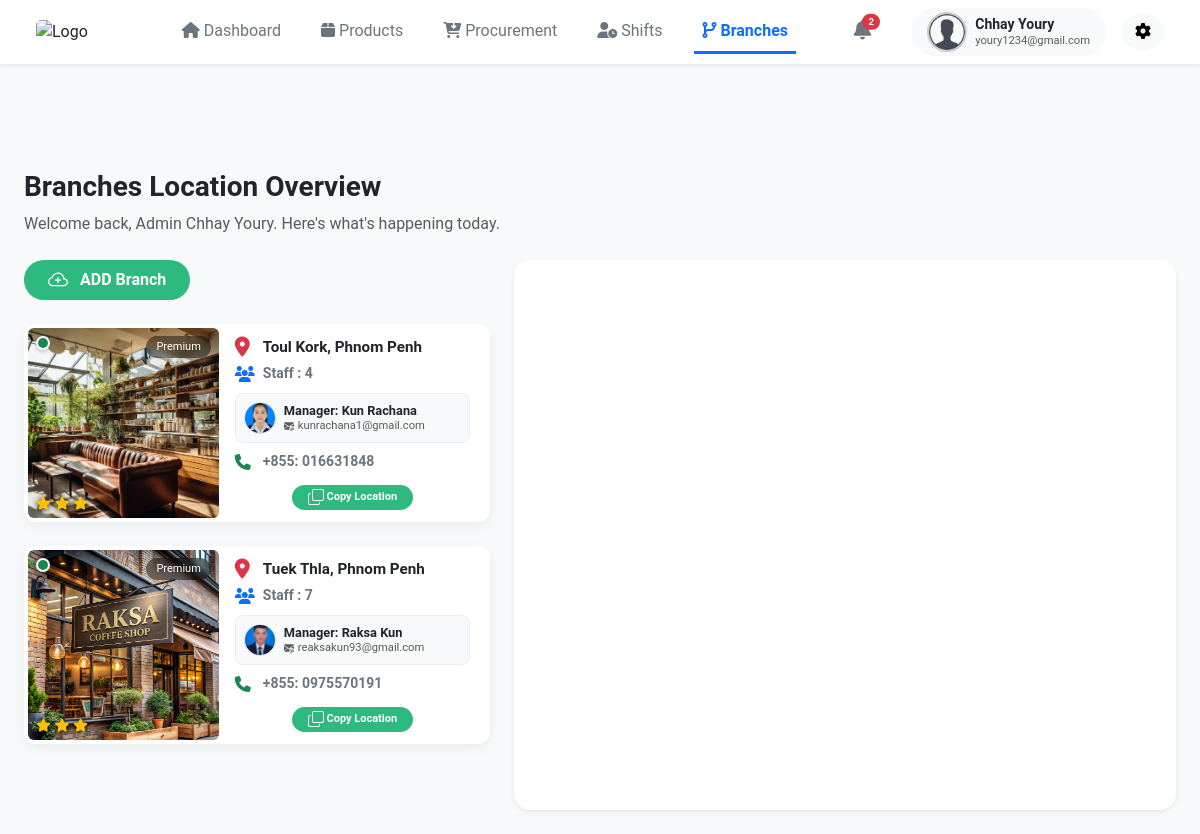
Screenshot of /branches.php (signed in) with the database file from the repository.
### tables this page shows
CREATE TABLE `users` (
  `user_id` int(11) NOT NULL,
  `username` varchar(50) NOT NULL,
  `email` varchar(255) NOT NULL,
  `image_staff` varchar(255) DEFAULT 'default_profile.png',
  `password_hash` varchar(255) NOT NULL,
  `role` varchar(30) NOT NULL,
  `is_active` tinyint(1) DEFAULT 1,
  `staff_id` int(11) DEFAULT NULL,
  `branch_id` int(11) DEFAULT NULL,
  `verification_code` varchar(6) DEFAULT NULL,
  `code_expires_at` datetime DEFAULT NULL
);

CREATE TABLE `branches` (
  `branch_id` int(11) NOT NULL,
  `branch_name` varchar(100) NOT NULL,
  `location` text DEFAULT NULL,
  `phone` varchar(20) NOT NULL,
  `manager_id` int(11) DEFAULT NULL,
  `img_shop` varchar(255) DEFAULT 'default_shop.png',
  `is_open` tinyint(4) DEFAULT 1
);

### branches.php (the view, shortened to what this page needs)
<?php
include 'config.php' ;
$current_user_id = $_SESSION['user_id'];
$count_query = mysqli_query($conn, "SELECT COUNT(id) AS total_unread FROM notifications WHERE status = 'unread'");
$count_result = mysqli_fetch_assoc($count_query);
$unread_count = $count_result['total_unread'] ?? 0;
$sql_branches = "
    SELECT
        b.*,
        u.username AS manager_name,
        u.email AS manager_email,
        u.image_staff AS manager_profile,
        (SELECT COUNT(*) FROM users WHERE branch_id = b.branch_id AND is_active = 1) AS staff_total
    FROM branches b
    LEFT JOIN users u ON b.manager_id = u.user_id
    ORDER BY b.branch_id DESC
";
$branches_query = mysqli_query($conn, $sql_branches);
$default_map = "https://www.google.com/maps/embed?pb=!1m18!1m12!1m3!1d3908.7706798031355!2d104.8872439!3d11.5675841!2m3!1f0!2f0!3f0!3m2!1i1024!2i768!4f13m3!1m2!1s0x3109519fe4616285%3A0x231ff616db6ee777!2sNational%20Technical%20Training%20Institute!5e0!3m2!1sen!2skh!4v1700000000000";
$branches_list = [];
while($row = mysqli_fetch_assoc($branches_query)) {
    $branches_list[] = $row;
}
if (!empty($branches_list)) {
    $default_map = !empty($branches_list[0]['location']) ? $branches_list[0]['location'] : $default_map;
}
?>
<!DOCTYPE html>
<html lang="en">
<head>
    <link href="https://cdn.jsdelivr.net/npm/bootstrap@5.3.0/dist/css/bootstrap.min.css" rel="stylesheet">
    <link rel="stylesheet" href="https://cdnjs.cloudflare.com/ajax/libs/font-awesome/6.4.0/css/all.min.css">
    <link rel="stylesheet" href="css&js/admin_dashboard.css">
</head>
<body class="bg-light">
    <nav class="navbar navbar-expand-lg bg-white shadow-sm mb-4 px-4 py-2 fixed-top">
        <div class="container-fluid">
            <div class="card" style="width: 5rem; border:none;">
                <img src="logo.png" class="card-img" alt="Logo">
            </div>
            <div class="collapse navbar-collapse justify-content-center">
                <ul class="navbar-nav gap-4">
                    <li class="nav-item"><a class="nav-link text-secondary" href="admin_dashboard.php"><i class="fa-solid fa-house"></i> Dashboard</a></li>
                    <li class="nav-item"><a class="nav-link text-secondary" href="products.php"><i class="fa-solid fa-box"></i> Products</a></li>
                    <li class="nav-item"><a class="nav-link text-secondary" href="procurement.php"><i class="fa-solid fa-cart-arrow-down"></i> Procurement</a></li>
                    <li class="nav-item"><a class="nav-link text-secondary" href="shifts.php"><i class="fa-solid fa-user-clock"></i> Shifts</a></li>
                    <li class="nav-item border-bottom border-primary border-3">
                        <a class="nav-link text-primary fw-bold" href="branches.php"><i class="fa-solid fa-code-branch"></i> Branches</a>
                    </li>
                </ul>
            </div>
            <div class="d-flex align-items-center gap-3">
                <div class="dropdown me-4">
                    <a href="#" class="text-dark text-decoration-none position-relative" id="notificationDropdown" data-bs-toggle="dropdown" aria-expanded="false">
                        <i class="fa-solid fa-bell fs-5 text-secondary"></i>
                        <?php if($unread_count > 0): ?>
                            <span class="position-absolute top-0 start-100 translate-middle badge rounded-pill bg-danger" style="font-size: 0.6rem;">
                                <?php echo $unread_count; ?>
                            </span>
                        <?php endif; ?>
                    </a>
                </div>
                <?php
                    $query_profile = mysqli_query($conn, "SELECT username, email, image_staff FROM users WHERE user_id = '$current_user_id'");
                    $admin_info = mysqli_fetch_assoc($query_profile);
                ?>
                <div class="d-flex align-items-center bg-light rounded-pill px-3 py-1">
                    <img src="uploads/<?php echo $admin_info['image_staff']; ?>" alt="Profile" class="rounded-circle me-2" width="40" height="40" style="object-fit: cover; border: 2px solid #ccc;">
                    <div style="line-height: 1;">
                        <small class="d-block fw-bold"><?php echo $admin_info['username']; ?></small>
                        <small class="text-muted" style="font-size: 0.7rem;"><?php echo $admin_info['email']; ?></small>
                    </div>
                </div>
                <div class="dropdown">
                    <button class="btn btn-light rounded-circle" type="button" data-bs-toggle="dropdown" aria-expanded="false">
                        <i class="fa-solid fa-gear"></i>
                    </button>
                </div>
            </div>
        </div>
    </nav>
    <div class="container-fluid px-4" style="margin-top: 100px;">
        <div class="mb-4">
            <h3 class="fw-bold">Branches Location Overview</h3>
            <p class="text-muted">Welcome back, Admin <?php echo $admin_info['username']; ?>. Here's what's happening today.</p>
        </div>
        <div class="row">
            <div class="col-xl-5 col-lg-6 mb-4">
                <a href="add_branch.php" class="btn btn-success px-4 py-2 rounded-pill fw-bold d-inline-flex align-items-center gap-2" style="background-color: #2EBA7F; border: none;">
                    ADD Branch
                </a>
                <?php if(!empty($branches_list)): ?>
                    <?php foreach($branches_list as $branch): ?>
                        <?php
                            $status_color = ($branch['is_open'] == 1) ? 'bg-success' : 'bg-secondary';
                            $manager_img = !empty($branch['manager_profile']) ? $branch['manager_profile'] : 'default_profile.png';
                        ?>
                        <div class="card mb-3 mt-4 branch-clickable-card"
                             data-map-url="<?php echo htmlspecialchars($branch['location']); ?>"
                             style="width: 100%; max-width: 530px; border-radius: 12px; border: none; box-shadow: 0 4px 12px rgba(0,0,0,0.06); overflow: hidden;">
                            <div class="row g-0 px-1 py-1">
                                <div class="col-md-5 position-relative d-flex align-items-center justify-content-center">
                                    <span class="position-absolute top-0 start-0 m-2 <?= $status_color; ?> rounded-circle"
                                          style="width: 14px; height: 14px; border: 2px solid white; z-index: 10; box-shadow: 0 2px 4px rgba(0,0,0,0.2);">
                                    </span>
                                    <button type="button" class="btn btn-sm text-white position-absolute top-0 end-0 m-2 rounded-pill d-flex align-items-center"
                                            style="background-color: rgba(0, 0, 0, 0.45); border: none; font-size: 11px; padding: 3px 10px; z-index: 10; backdrop-filter: blur(2px);">
                                            Premium
                                    </button>
                                    <img src="image_shop/<?php echo $branch['img_shop']; ?>" class="img-fluid rounded" alt="Coffee Shop"
                                         style="width: 100%; min-height: 190px; height: 100%; object-fit: cover;">
                                    <div class="position-absolute bottom-0 start-0 m-2 d-flex text-warning"
                                         style="z-index: 10; filter: drop-shadow(0px 1px 3px rgba(0,0,0,0.9)); font-size: 13px;">
                                        <i class="fa-solid fa-star me-1"></i>
                                        <i class="fa-solid fa-star me-1"></i>
                                        <i class="fa-solid fa-star"></i>
                                    </div>
                                </div>
                                <div class="col-md-7">
                                    <div class="card-body d-flex flex-column h-100 justify-content-between py-2">
                                        <div class="d-flex align-items-center text-dark">
                                            <i class="fa-solid fa-location-dot text-danger fs-5 me-2" style="width: 20px;"></i>
                                            <span class="fw-bold text-truncate" style="font-size: 0.95rem;"><?php echo $branch['branch_name']; ?></span>
                                        </div>
                                        <div class="d-flex align-items-center text-secondary">
                                            <i class="fa-solid fa-users text-primary me-2" style="width: 20px;"></i>
                                            <span class="fw-bold small">Staff : <?php echo $branch['staff_total']; ?></span>
                                        </div>
                                        <div class="d-flex align-items-center bg-light rounded-3 p-2 my-1 border" style="border-color: #eaedf1 !important;">
                                            <img src="uploads/<?php echo $manager_img; ?>" alt="Manager Profile" class="rounded-circle me-2" width="32" height="32" style="object-fit: cover; border: 1px solid #ddd;">
                                            <div style="line-height: 1.2; max-width: 150px;">
                                                <small class="d-block fw-bold text-dark text-truncate" style="font-size: 0.8rem;">Manager: <?php echo $branch['manager_name'] ?? 'No Manager'; ?></small>
                                                <small class="text-muted text-truncate d-block" style="font-size: 0.7rem;"><?php echo $branch['manager_email'] ?? 'N/A'; ?></small>
                                            </div>
                                        </div>
                                        <div class="d-flex align-items-center text-secondary mb-2">
                                            <i class="fa-solid fa-phone text-success me-2" style="width: 20px;"></i>
                                            <span class="fw-bold small">+855: <?php echo $branch['phone']; ?></span>
                                        </div>
                                        <div class="d-flex gap-2 justify-content-center">
                                            <button type="button" class="btn btn-sm btn-success rounded-pill px-3 py-1 fw-bold text-white border-0 copy-btn" style="background-color: #2EBA7F; font-size: 11px;">
                                            Copy Location</button>
                                        </div>
                                    </div>
                                </div>
                            </div>
                        </div>
                    <?php endforeach; ?>
                <?php else: ?>
                    <p class="text-muted mt-4">No data in the Database!</p>
                <?php endif; ?>
            </div>
            <div class="col-xl-7 col-lg-6 mb-4">
                <div class="card shadow-sm border-0 h-100" style="border-radius: 16px; overflow: hidden; min-height: 550px;">
                    <iframe id="live-google-map"
                            src="<?php echo $default_map; ?>"
                            width="100%"
                            height="100%"
                            style="border:0; min-height: 550px;"
                            allowfullscreen=""
                            loading="lazy"
>
                    </iframe>
                </div>
            </div>
        </div>
    </div>
</body>
</html>

### css&js/admin_dashboard.css (style rules this page uses)
body { background-color: #F8F9F3; font-family: sans-serif; overflow: visible; padding-top: 70px; font-family: "Roboto", sans-serif; font-optical-sizing: auto; font-weight: 5px; font-style: normal; font-variation-settings: "wdth" 100; }

### branches.php (style rules this page uses)
.branch-clickable-card { cursor: pointer; transition: transform 0.2s, box-shadow 0.2s; }

### rows the page displays
users: image_staff (placeholder picture), username "Chhay Youry", email "youry1234@gmail.com"
users: branch.img_shop (picture), branch.branch_name "Toul Kork, Phnom Penh", staff_total "4", image_staff (picture), username "Kun Rachana", email "kunrachana1@gmail.com", branch.phone "016631848"
users: branch.img_shop (picture), branch.branch_name "Tuek Thla, Phnom Penh", staff_total "7", image_staff (picture), username "Raksa Kun", email "reaksakun93@gmail.com", branch.phone "0975570191"

### other values shown
$unread_count "2"
